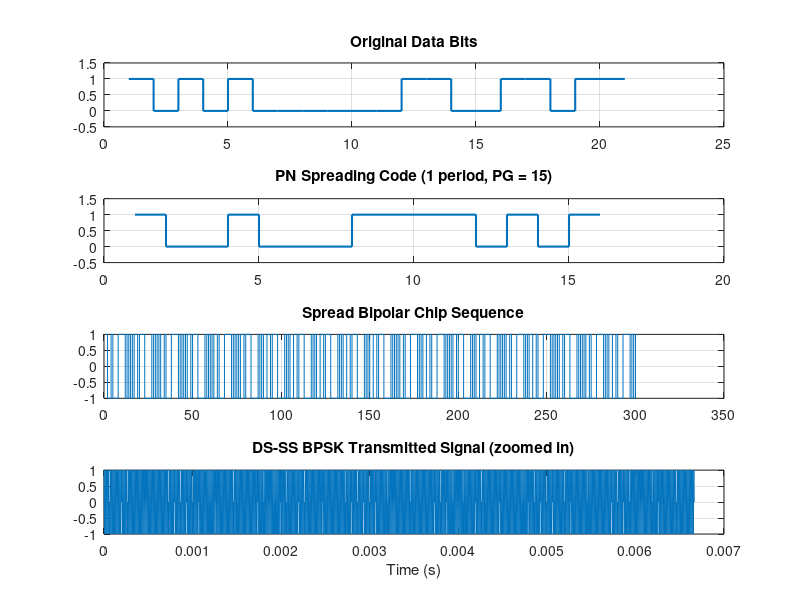
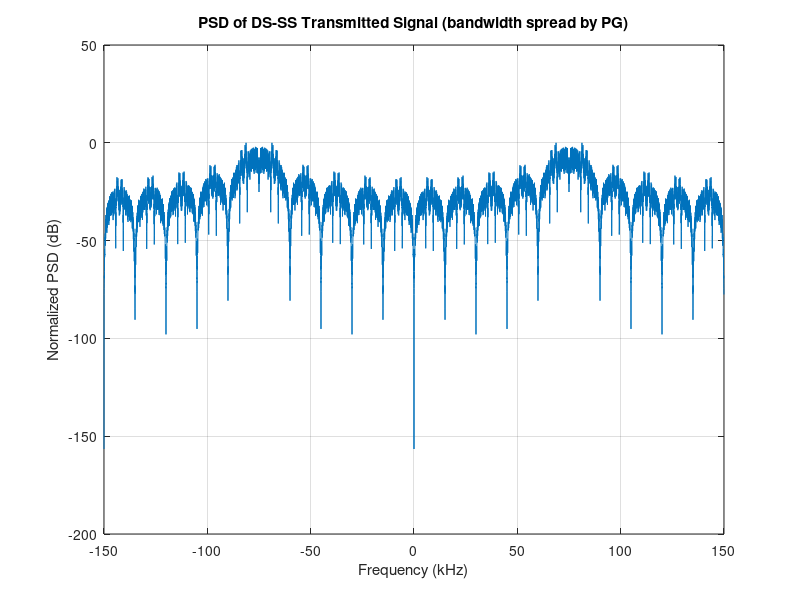
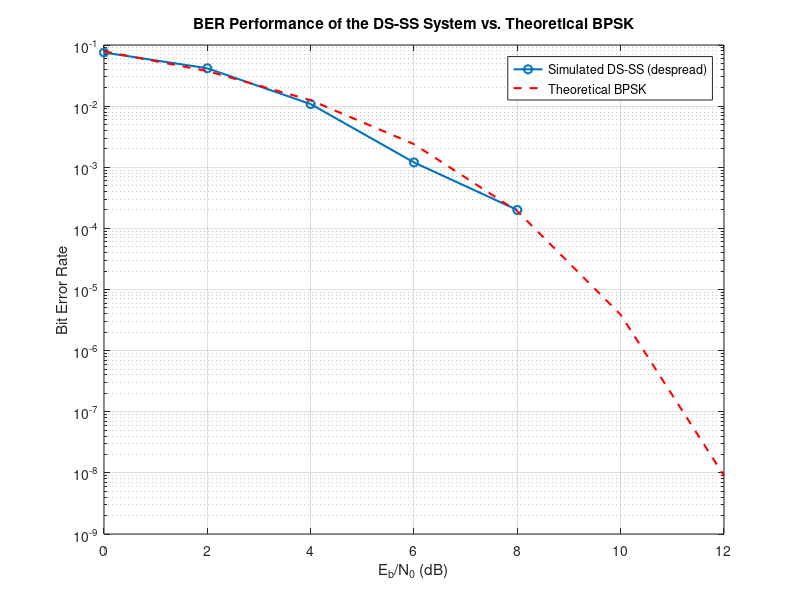

These charts were generated, in order, by the following MATLAB code:
clear; clc; close all;

%% ---------------------- 1. System Parameters ---------------------------
Nb      = 20;           % Number of information bits to transmit
Rb      = 1e3;          % Bit rate (bits/sec)
Tb      = 1/Rb;         % Bit duration (sec)
PG      = 15;            % Processing Gain = chips per bit (spreading factor)
Rc      = PG*Rb;         % Chip rate (chips/sec)
Tc      = 1/Rc;          % Chip duration (sec)
fs      = 20*Rc;         % Sampling frequency (oversampling the chip rate)
fc      = 5*Rc;          % Carrier frequency for BPSK modulation
EbN0dB  = 0;              % Eb/N0 (dB) used for the single-run passband demo
                            % (chosen so the demo actually shows occasional
                            % errors with only Nb=20 bits - see Section 9)

t_chip       = 0:1/fs:Tc-1/fs;
sampPerChip  = length(t_chip);

%% ---------------------- 2. Generate Random Data Bits --------------------
data          = randi([0 1], 1, Nb);   % Information bits {0,1}
dataBipolar   = 2*data - 1;            % NRZ bipolar mapping (+1/-1)

%% ---------------------- 3. Generate PN Spreading Code -------------------
% 4-stage LFSR, generator polynomial x^4 + x + 1 (a primitive polynomial)
% -> maximal length = 2^4 - 1 = 15 chips (hand-verified to return to the
% seed state after exactly 15 shifts, confirming full-period operation).
lfsr   = [1 0 0 1];             % Non-zero initial seed
pnCode = zeros(1, PG);
for i = 1:PG
    pnCode(i) = lfsr(end);
    fb   = xor(lfsr(1), lfsr(4));   % feedback taps for x^4+x+1
    lfsr = [fb, lfsr(1:end-1)];
end
pnBipolar = 2*pnCode - 1;   % Bipolar chips (+1/-1)

%% ---------------------- 4. Spreading (Transmitter) -----------------------
% Each data bit is multiplied by one full period of the PN code ->
% bandwidth expanded by factor PG (processing gain).
spreadSignal = zeros(1, Nb*PG);
for i = 1:Nb
    spreadSignal((i-1)*PG+1 : i*PG) = dataBipolar(i) * pnBipolar;
end

%% ---------------------- 5. BPSK Modulation onto Carrier ------------------
chipsUpsampled = repelem(spreadSignal, sampPerChip);
t              = (0:length(chipsUpsampled)-1)/fs;
txCarrier      = cos(2*pi*fc*t);
txSignal       = chipsUpsampled .* txCarrier;   % DS-SS BPSK transmitted signal

%% ---------------------- 6. AWGN Channel -----------------------------------

Eb_passband = Tb/2;
EbN0Lin     = 10^(EbN0dB/10);
N0          = Eb_passband/EbN0Lin;
noiseVar    = N0*fs/2;
rxSignal    = txSignal + sqrt(noiseVar)*randn(size(txSignal));

%% ---------------------- 7. Receiver: Coherent Demodulation ----------------
rxMixed = rxSignal .* txCarrier;                  % Assume perfect carrier sync
lpf     = ones(1, sampPerChip)/sampPerChip;        % Chip-matched (boxcar average) filter
rxFiltered    = filter(lpf, 1, rxMixed);
rxChipSamples = rxFiltered(sampPerChip:sampPerChip:end);  % One sample/chip (integrate-and-dump)

%% ---------------------- 8. Despreading + Bit Detection ---------------------
% Correlate received chips with the SAME, synchronized PN sequence, then
% integrate ("dump") over one bit period -> correlation receiver.
rxBits = zeros(1, Nb);
for i = 1:Nb
    chipsThisBit = rxChipSamples((i-1)*PG+1 : i*PG);
    despread     = chipsThisBit .* pnBipolar;
    corrOut      = sum(despread);
    rxBits(i)    = corrOut > 0;
end

%% ---------------------- 9. Results (illustrative single run) ---------------
numErrors = sum(rxBits ~= data);
BER       = numErrors/Nb;
theoreticalBER   = qfunc(sqrt(2*EbN0Lin));         % antipodal BPSK reference
expectedErrors   = theoreticalBER*Nb;
fprintf('===== DSSS System Results (Eb/N0 = %d dB, %d bits) =====\n', EbN0dB, Nb);
fprintf('Transmitted bits : %s\n', num2str(data));
fprintf('Received bits    : %s\n', num2str(rxBits));
fprintf('Number of errors : %d\n', numErrors);
fprintf('BER (this run)   : %.4f\n', BER);
fprintf('Theoretical BER at this Eb/N0     : %.5f\n', theoreticalBER);
fprintf('Expected errors in %d bits        : %.3f\n', Nb, expectedErrors);
fprintf('NOTE: with only %d bits, getting 0 errors is NORMAL whenever\n', Nb);
fprintf('      expectedErrors is well below 1 (try lowering EbN0dB, e.g.\n');
fprintf('      to -4 or -6, to reliably see errors in a single run).\n');
fprintf('      See Section 12 for the statistically meaningful BER curve.\n\n');

%% ---------------------- 10. Time-domain Plots -------------------------------
figure('Name','DSSS Signals');
subplot(4,1,1);
stairs([data data(end)], 'LineWidth', 1.5); ylim([-0.5 1.5]);
title('Original Data Bits'); grid on;

subplot(4,1,2);
stairs([pnCode pnCode(end)], 'LineWidth', 1.5); ylim([-0.5 1.5]);
title(sprintf('PN Spreading Code (1 period, PG = %d)', PG)); grid on;

subplot(4,1,3);
stairs([spreadSignal spreadSignal(end)]);
title('Spread Bipolar Chip Sequence'); grid on;

subplot(4,1,4);
plotLen = min(2000, length(txSignal));   % defensive: never exceed signal length
plot(t(1:plotLen), txSignal(1:plotLen));
title('DS-SS BPSK Transmitted Signal (zoomed in)'); xlabel('Time (s)'); grid on;

%% ---------------------- 11. Power Spectral Density --------------------------
figure('Name','DSSS Spectrum');
Nfft    = 2^nextpow2(length(txSignal));   % size FFT to the actual signal (no truncation)
f       = (-Nfft/2:Nfft/2-1)*(fs/Nfft);
Sspread = fftshift(abs(fft(txSignal, Nfft)).^2);
plot(f/1e3, 10*log10(Sspread/max(Sspread) + eps));
xlabel('Frequency (kHz)'); ylabel('Normalized PSD (dB)');
title('PSD of DS-SS Transmitted Signal (bandwidth spread by PG)');
grid on;

%% ---------------------- 12. BER vs Eb/N0 (Monte Carlo, baseband) ------------

Eb_baseband  = Tb;
EbN0dB_range = 0:2:12;
BER_sim      = zeros(size(EbN0dB_range));
NbitsTest    = 5000;
dataTest         = randi([0 1], 1, NbitsTest);
dataTestBipolar  = 2*dataTest - 1;
spreadTest       = zeros(1, NbitsTest*PG);
for i = 1:NbitsTest
    spreadTest((i-1)*PG+1:i*PG) = dataTestBipolar(i) * pnBipolar;
end

for k = 1:length(EbN0dB_range)
    EbN0Lin_k = 10^(EbN0dB_range(k)/10);
    N0_k      = Eb_baseband/EbN0Lin_k;
    noiseChip = sqrt(N0_k/(2*Tc)) * randn(1, NbitsTest*PG);
    rxChip    = spreadTest + noiseChip;

    rxBitsTest = zeros(1, NbitsTest);
    for i = 1:NbitsTest
        seg = rxChip((i-1)*PG+1:i*PG) .* pnBipolar;
        rxBitsTest(i) = sum(seg) > 0;
    end
    BER_sim(k) = sum(rxBitsTest ~= dataTest)/NbitsTest;
end

figure('Name','DSSS BER Performance');
semilogy(EbN0dB_range, BER_sim, '-o', 'LineWidth', 1.5); hold on;
semilogy(EbN0dB_range, qfunc(sqrt(2*10.^(EbN0dB_range/10))), '--r', 'LineWidth', 1.5);
xlabel('E_b/N_0 (dB)'); ylabel('Bit Error Rate');
legend('Simulated DS-SS (despread)', 'Theoretical BPSK');
title('BER Performance of the DS-SS System vs. Theoretical BPSK');
grid on;
